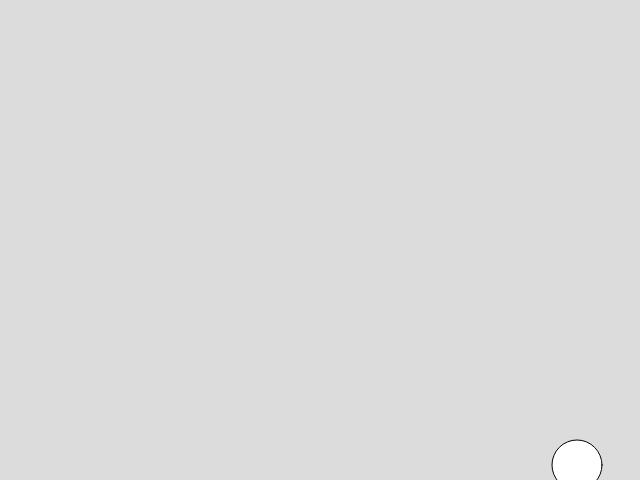
Frame 1 (no input)
Frame 60 (no input): identical to frame 1, image omitted
Frame 120 (the mouse pressed at the canvas centre since frame 60): identical to frame 1, image omitted

The p5.js sketch that drew this single still picture (run headless with seeded random() and noise() and a simulated clock; from frame 60 on, the mouse is pressed at the canvas centre):

// p5.js sketch
// ── sketch.js
function setup(){
    createCanvas(640, 480);
    posX = Math.floor(Math.random()* 640);
    posY = Math.floor(Math.random()* 480);
}

function updatePos(){
    if (keyIsDown(RIGHT_ARROW)){
        posX += 2;
    }
    else if(keyIsDown(LEFT_ARROW)){
        posX -= 2;
    }
    else if(keyIsDown(UP_ARROW)){
        posY -= 2;
    }
    else if(keyIsDown(DOWN_ARROW)){
        posY += 2;
    }
    else{
        console.log('Rick');
    }
    return posX, posY;
}
function draw(){
    background(220);
    updatePos();
    ellipse(posX,posY,50,50);
    numberVirus = 20;
}
